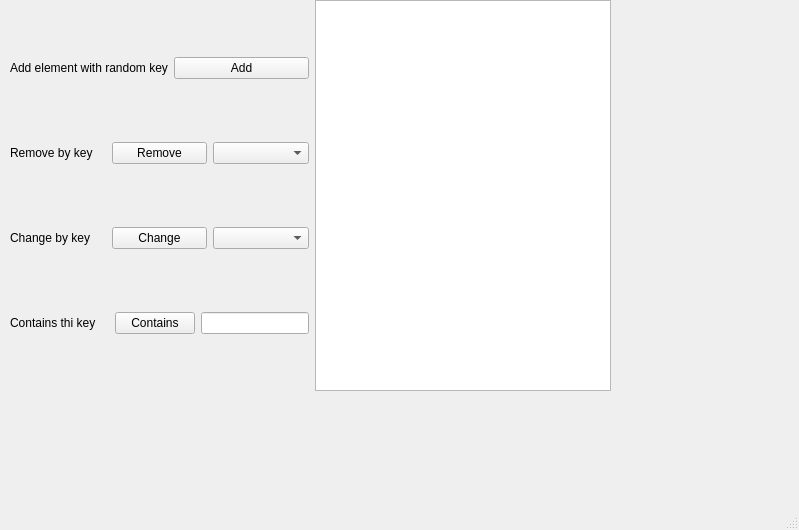
<?xml version="1.0" encoding="UTF-8"?>
<ui version="4.0">
 <class>MainWindow</class>
 <widget class="QMainWindow" name="MainWindow">
  <property name="geometry">
   <rect>
    <x>0</x>
    <y>0</y>
    <width>799</width>
    <height>530</height>
   </rect>
  </property>
  <property name="windowTitle">
   <string>MainWindow</string>
  </property>
  <widget class="QWidget" name="centralwidget">
   <widget class="QWidget" name="layoutWidget">
    <property name="geometry">
     <rect>
      <x>10</x>
      <y>0</y>
      <width>601</width>
      <height>391</height>
     </rect>
    </property>
    <layout class="QHBoxLayout" name="horizontalLayout_5">
     <item>
      <layout class="QVBoxLayout" name="verticalLayout_5">
       <item>
        <layout class="QVBoxLayout" name="verticalLayout_2">
         <item>
          <layout class="QHBoxLayout" name="horizontalLayout_6">
           <item>
            <widget class="QLabel" name="label_2">
             <property name="text">
              <string>Add element with random key</string>
             </property>
            </widget>
           </item>
           <item>
            <widget class="QPushButton" name="pushButton_2">
             <property name="text">
              <string>Add</string>
             </property>
            </widget>
           </item>
          </layout>
         </item>
        </layout>
       </item>
       <item>
        <layout class="QVBoxLayout" name="verticalLayout_3">
         <item>
          <layout class="QHBoxLayout" name="horizontalLayout">
           <item>
            <layout class="QHBoxLayout" name="horizontalLayout_7">
             <item>
              <widget class="QLabel" name="label_3">
               <property name="text">
                <string>Remove by key</string>
               </property>
              </widget>
             </item>
             <item>
              <widget class="QPushButton" name="pushButton_3">
               <property name="text">
                <string>Remove</string>
               </property>
              </widget>
             </item>
             <item>
              <widget class="QComboBox" name="deleteBox"/>
             </item>
            </layout>
           </item>
          </layout>
         </item>
        </layout>
       </item>
       <item>
        <layout class="QVBoxLayout" name="verticalLayout_4">
         <item>
          <layout class="QHBoxLayout" name="horizontalLayout_2">
           <item>
            <layout class="QHBoxLayout" name="horizontalLayout_8">
             <item>
              <widget class="QLabel" name="label_4">
               <property name="text">
                <string>Change by key</string>
               </property>
              </widget>
             </item>
             <item>
              <widget class="QPushButton" name="pushButton_4">
               <property name="text">
                <string>Change</string>
               </property>
              </widget>
             </item>
             <item>
              <widget class="QComboBox" name="editBox"/>
             </item>
            </layout>
           </item>
          </layout>
         </item>
        </layout>
       </item>
       <item>
        <layout class="QVBoxLayout" name="verticalLayout_7">
         <item>
          <layout class="QHBoxLayout" name="horizontalLayout_9">
           <item>
            <widget class="QLabel" name="label_5">
             <property name="text">
              <string>Contains thi key</string>
             </property>
            </widget>
           </item>
           <item>
            <widget class="QLabel" name="contains">
             <property name="text">
              <string/>
             </property>
             <property name="alignment">
              <set>Qt::AlignCenter</set>
             </property>
            </widget>
           </item>
           <item>
            <widget class="QPushButton" name="pushButton_5">
             <property name="text">
              <string>Contains</string>
             </property>
            </widget>
           </item>
           <item>
            <widget class="QLineEdit" name="containsKey"/>
           </item>
          </layout>
         </item>
        </layout>
       </item>
       <item>
        <layout class="QVBoxLayout" name="verticalLayout_6">
         <item>
          <layout class="QHBoxLayout" name="horizontalLayout_4"/>
         </item>
        </layout>
       </item>
      </layout>
     </item>
     <item>
      <widget class="QListWidget" name="listWidget"/>
     </item>
    </layout>
   </widget>
  </widget>
  <widget class="QMenuBar" name="menubar">
   <property name="geometry">
    <rect>
     <x>0</x>
     <y>0</y>
     <width>799</width>
     <height>26</height>
    </rect>
   </property>
  </widget>
  <widget class="QStatusBar" name="statusbar"/>
 </widget>
 <resources/>
 <connections/>
</ui>
